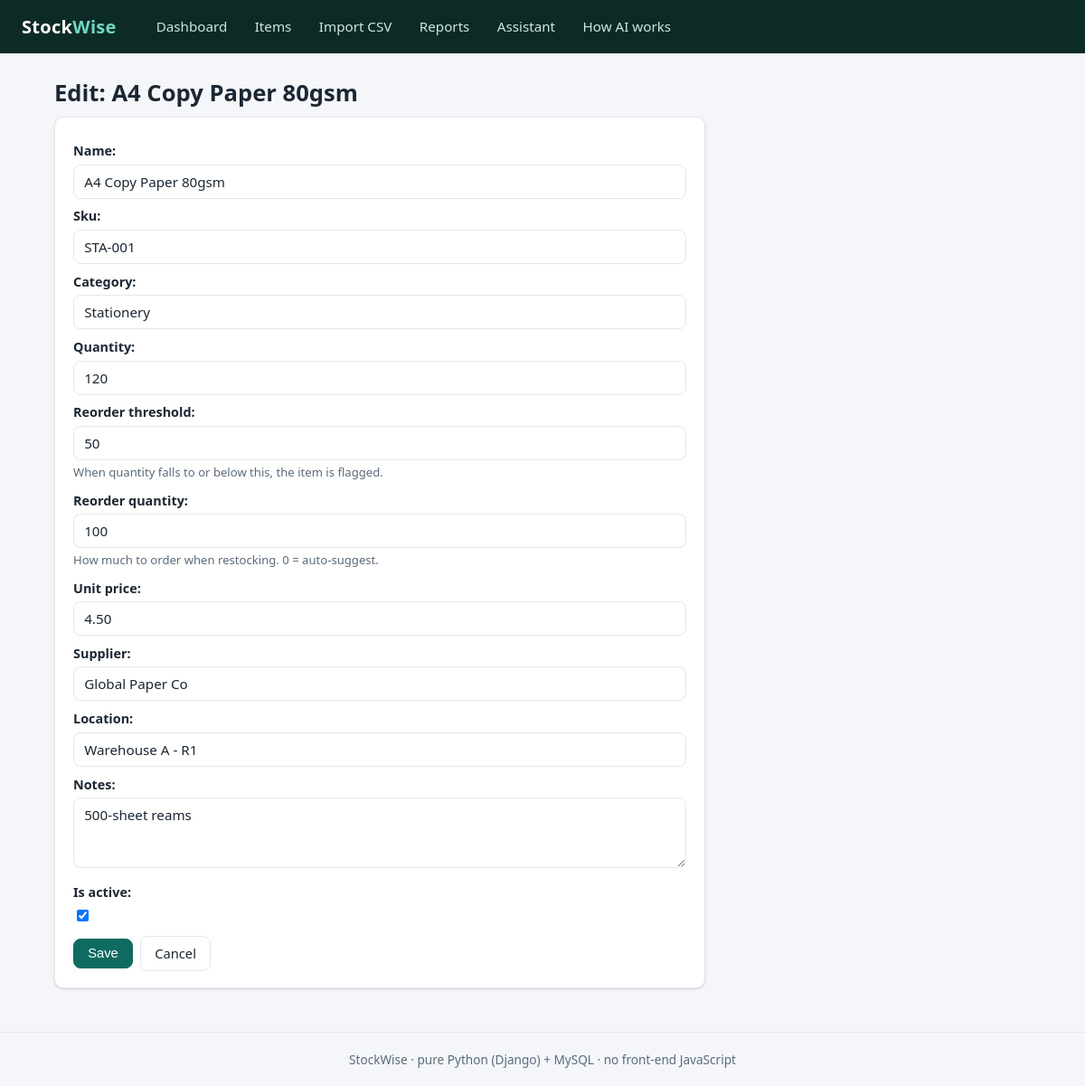
The app's page /items/1/edit/ with its own data.
### inventory/models.py (models this page shows, shortened)
class Item(models.Model):
    class Status(models.TextChoices):
        OK = "OK", "Healthy"
        LOW = "LOW", "Low stock"
        OUT = "OUT", "Out of stock"
    name = models.CharField(max_length=200)
    sku = models.CharField(max_length=64, unique=True, blank=True)
    category = models.CharField(max_length=100, blank=True, default="General")
    quantity = models.PositiveIntegerField(default=0)
    reorder_threshold = models.PositiveIntegerField(
        default=10,
        help_text="When quantity falls to or below this, the item is flagged.",
    )
    reorder_quantity = models.PositiveIntegerField(
        default=0,
        help_text="How much to order when restocking. 0 = auto-suggest.",
    )
    unit_price = models.DecimalField(
        max_digits=12, decimal_places=2, default=0
    )
    supplier = models.CharField(max_length=200, blank=True)
    location = models.CharField(max_length=200, blank=True)
    notes = models.TextField(blank=True)
    is_active = models.BooleanField(default=True)
    created_at = models.DateTimeField(auto_now_add=True)
    updated_at = models.DateTimeField(auto_now=True)
    class Meta:
        ordering = ["name"]
        indexes = [
            models.Index(fields=["category"]),
            models.Index(fields=["is_active"]),
        ]

### inventory/views.py (the view, shortened to what this page needs)
# urls.py: path("items/<int:pk>/edit/", views.item_update, name="item_update"),
def item_update(request, pk):
    item = get_object_or_404(Item, pk=pk)
    form = ItemForm(request.POST or None, instance=item)
    return render(
        request,
        "inventory/item_form.html",
        {"form": form, "title": "Edit: %s" % item.name, "item": item},
    )

### inventory/templates/inventory/item_form.html (shortened to what this page needs)
{% extends "inventory/base.html" %}
{% block content %}
<h1>{{ title }}</h1>
<section class="card form-card">
  <form method="post">
    {{ form.as_p }}
    <div class="actions">
      <button class="btn btn-primary" type="submit">Save</button>
      <a class="btn" href="{% if item %}{% url 'item_detail' item.pk %}{% else %}{% url 'item_list' %}{% endif %}">Cancel</a>
    </div>
  </form>
</section>
{% endblock %}

### inventory/static/inventory/styles.css (style rules this page uses)
:root { --bg: #f4f6f9; --surface: #ffffff; --ink: #1c2733; --ink-soft: #5b6b7c; --line: #e3e8ef; --primary: #0f6b5f; --primary-ink: #ffffff; --accent: #0f6b5f; --ok: #1a7f37; --warn: #b45309; --danger: #b42318; --radius: 10px; --shadow: 0 1px 2px rgba(16, 24, 40, 0.06), 0 1px 3px rgba(16, 24, 40, 0.1); }
* { box-sizing: border-box; }
body { margin: 0; font-family: "Segoe UI", -apple-system, BlinkMacSystemFont, Roboto, "Helvetica Neue", Arial, sans-serif; background: var(--bg); color: var(--ink); line-height: 1.55; }
h1 { font-size: 1.6rem; margin: 0.2rem 0 0.4rem; }
.actions { display: flex; gap: 0.5rem; align-items: center; flex-wrap: wrap; }
.card { background: var(--surface); border: 1px solid var(--line); border-radius: var(--radius); box-shadow: var(--shadow); padding: 1.1rem 1.25rem; margin-bottom: 1.25rem; }
.btn { display: inline-block; background: #ffffff; color: var(--ink); border: 1px solid var(--line); border-radius: 8px; padding: 0.45rem 0.95rem; font-size: 0.92rem; text-decoration: none; cursor: pointer; }
.btn-primary { background: var(--primary); border-color: var(--primary); color: var(--primary-ink); }
.input { width: 100%; padding: 0.5rem 0.7rem; border: 1px solid var(--line); border-radius: 8px; font-size: 0.95rem; font-family: inherit; background: #fff; color: var(--ink); }
form p { margin: 0.55rem 0; }
form label { font-weight: 600; font-size: 0.9rem; display: block; margin-bottom: 0.2rem; }
form .helptext { color: var(--ink-soft); font-size: 0.82rem; margin-top: 0.25rem; }
.form-card { max-width: 720px; }
a { color: var(--primary); }

### records on screen
Item: name "A4 Copy Paper 80gsm", sku "STA-001", category "Stationery", quantity "120", reorder_threshold "50", reorder_quantity "100", unit_price "4.50", supplier "Global Paper Co", location "Warehouse A - R1", notes "500-sheet reams", is_active "☑"

### other values on screen
{{ title }} "Edit: A4 Copy Paper 80gsm"
